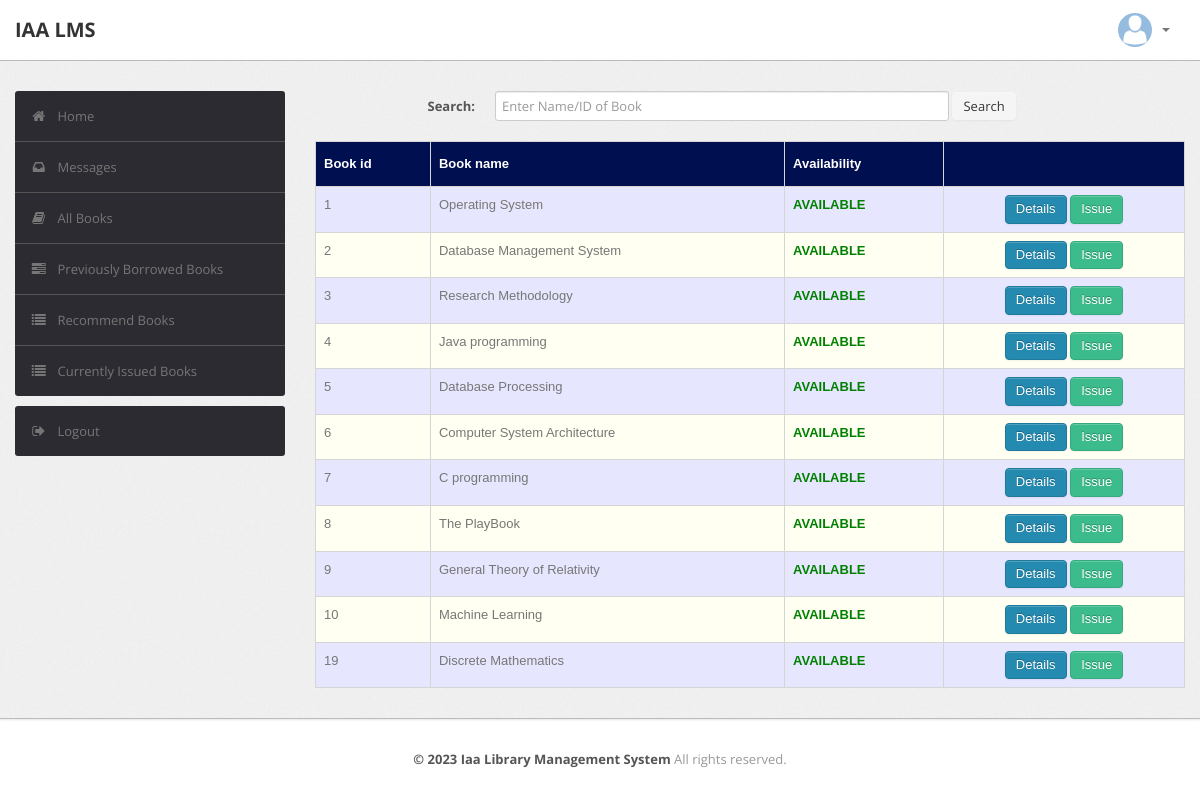
/student/book.php (signed in), run on the app's committed database.
### tables this page shows
CREATE TABLE `book` (
  `BookId` int(10) NOT NULL,
  `Title` varchar(50) DEFAULT NULL,
  `Publisher` varchar(50) DEFAULT NULL,
  `Year` varchar(50) DEFAULT NULL,
  `Availability` int(5) DEFAULT NULL
);

### student/book.php (the view, shortened to what this page needs)
<?php
require('dbconn.php');
?>
<?php
if ($_SESSION['RegNo']) {
    ?>
<!DOCTYPE html>
<html lang="en">
    <head>
        <link type="text/css" href="bootstrap/css/bootstrap.min.css" rel="stylesheet">
        <link type="text/css" href="bootstrap/css/bootstrap-responsive.min.css" rel="stylesheet">
        <link type="text/css" href="css/theme.css" rel="stylesheet">
        <link type="text/css" href="images/icons/css/font-awesome.css" rel="stylesheet">
    </head>
    <body>
        <div class="navbar navbar-fixed-top">
            <div class="navbar-inner">
                <div class="container">
                        <a class="brand" href="index.php">IAA LMS </a>
                    <div class="nav-collapse collapse navbar-inverse-collapse">
                        <ul class="nav pull-right">
                            <li class="nav-user dropdown"><a href="#" class="dropdown-toggle" data-toggle="dropdown">
                                <img src="images/icon.jpg" class="nav-avatar" />
                                <b class="caret"></b></a>
                            </li>
                        </ul>
                    </div>
                </div>
            </div>
        </div>
        <div class="wrapper">
            <div class="container">
                <div class="row">
                    <div class="span3">
                        <div class="sidebar">
                            <ul class="widget widget-menu unstyled">
                                <li class="active"><a href="index.php"><i class="menu-icon icon-home"></i>Home
                                </a></li>
                                 <li><a href="message.php"><i class="menu-icon icon-inbox"></i>Messages</a>
                                </li>
                                <li><a href="book.php"><i class="menu-icon icon-book"></i>All Books </a></li>
                                <li><a href="history.php"><i class="menu-icon icon-tasks"></i>Previously Borrowed Books </a></li>
                                <li><a href="recommendations.php"><i class="menu-icon icon-list"></i>Recommend Books </a></li>
                                <li><a href="current.php"><i class="menu-icon icon-list"></i>Currently Issued Books </a></li>
                            </ul>
                            <ul class="widget widget-menu unstyled">
                                <li><a href="logout.php"><i class="menu-icon icon-signout"></i>Logout </a></li>
                            </ul>
                        </div>
                    </div>
                    <div class="span9">
                        <form class="form-horizontal row-fluid" action="book.php" method="post">
                                        <div class="control-group">
                                            <label class="control-label" for="Search"><b>Search:</b></label>
                                            <div class="controls">
                                                <input type="text" id="title" name="title" placeholder="Enter Name/ID of Book" class="span8" required>
                                                <button type="submit" name="submit"class="btn">Search</button>
                                            </div>
                                        </div>
                                    </form>
                                    <br>
                                    <?php
                                    if(isset($_POST['submit']))
                                        {$s=$_POST['title'];
                                            $sql="select * from library.book where BookId='$s' or Title like '%$s%'";
                                        }
                                    else
                                        $sql="select * from library.book order by BookId ASC";
                                    $result=$conn->query($sql);
                                    $rowcount=mysqli_num_rows($result);
                                    if(!($rowcount))
                                        echo "<br><center><h2><b><i>No Results</i></b></h2></center>";
                                    else
                                    {
                                    ?>
                        <table class="table" id = "tables">
                                  <thead>
                                    <tr>
                                      <th>Book id</th>
                                      <th>Book name</th>
                                      <th>Availability</th>
                                      <th></th>
                                    </tr>
                                  </thead>
                                  <tbody>
                                    <?php
                            while($row=$result->fetch_assoc())
                            {
                                $bookid=$row['BookId'];
                                $name=$row['Title'];
                                $avail=$row['Availability'];
                            ?>
                                    <tr>
                                      <td><?php echo $bookid ?></td>
                                      <td><?php echo $name ?></td>
                                      <td><b><?php
                                           if($avail > 0)
                                              echo "<font color=\"green\">AVAILABLE</font>";
                                            else
                                            	echo "<font color=\"red\">NOT AVAILABLE</font>";
                                                 ?>
                                                 </b></td>
                                      <td><center><a href="bookdetails.php?id=<?php echo $bookid; ?>" class="btn btn-primary">Details</a>
                                      	<?php
                                      	if($avail > 0)
                                      		echo "<a href=\"issue_request.php?id=".$bookid."\" class=\"btn btn-success\">Issue</a>";
                                        ?>
                                        </center></td>
                                    </tr>
                               <?php }} ?>
                               </tbody>
                                </table>
                            </div>
                </div>
                </div>
            </div>
<center><div class="footer">
            <div class="container">
                <b class="copyright">&copy; 2023 Iaa Library Management System </b>All rights reserved.
            </div>
        </div></center>
    </body>
</html>
<?php }
else {
    echo "<script type='text/javascript'>alert('Access Denied!!!')</script>";
} ?>

### student/css/theme.css (style rules this page uses)
#tables { font-family: "Trebuchet MS", Arial, Helvetica, sans-serif; border-collapse: collapse; width: 100%; }
#tables td, #tables th { border: 1px solid #ddd; padding: 8px; }
#tables tr:nth-child(even) { background-color: #fffff2; }
#tables tr:nth-child(odd) { background-color: #e6e6ff; }
#tables th { padding-top: 12px; padding-bottom: 12px; text-align: left; background-color: #000F50; color: white; }
body { font-size: 13px; font-family: 'Open Sans', Arial, sans-serif; background: #fff; color: #777 }
strong, b { color: #555 }
.wrapper { background: url(../images/bg.png) #eee; border-bottom: 1px solid #bbb; -webkit-box-shadow: 0 1px 2px rgba(0,0,0,0.1); -moz-box-shadow: 0 1px 2px rgba(0,0,0,0.1); box-shadow: 0 1px 2px rgba(0,0,0,0.1); padding: 30px 0 }
.footer { color: #999; padding: 30px 0 60px }
form { margin: 0 }
select, textarea, input[type="text"], input[type="password"], input[type="datetime"], input[type="datetime-local"], input[type="date"], input[type="month"], input[type="time"], input[type="week"], input[type="number"], input[type="email"], input[type="url"], input[type="search"], input[type="tel"], input[type="color"], .uneditable-input, label, input, button, select, textarea { -webkit-border-radius: 3px; -moz-border-radius: 3px; border-radius: 3px; font-size: 13px; font-family: 'Open Sans', Tahoma, Arial, sans-serif }
body [class^="icon-"], body [class*=" icon-"] { font-size: 14px; line-height: 20px; height: 20px }
.form-horizontal .control-group, .form-vertical .control-group { margin-bottom: 0 }
.navbar { position: static!important; margin: 0!important }
.navbar .navbar-inner { background: #fff; border-bottom: 1px solid #bbb; -webkit-box-shadow: 0 1px 2px rgba(0,0,0,0.15); -moz-box-shadow: 0 1px 2px rgba(0,0,0,0.15); box-shadow: 0 1px 2px rgba(0,0,0,0.15) }
.navbar .brand { color: #333; font-weight: bold; font-size: 20px; margin-right: 20px; padding: 20px }
.navbar .nav>li>a { padding: 20px 15px; font-weight: bold; color: #777 }
.nav-user>a { height: 20px }
.nav-avatar { width: 34px; height: 34px; margin: -7px 5px 0 0; -webkit-border-radius: 50%; -moz-border-radius: 50%; border-radius: 50% }
.btn, .btn-box { -webkit-border-radius: 3px; -moz-border-radius: 3px; border-radius: 3px }
.btn { font-size: 13px; font-weight: 600 }
.btn { display: inline-block; margin-bottom: 0; font-weight: 400; text-align: center; vertical-align: middle; cursor: pointer; background-image: none; border: 1px solid transparent; white-space: nowrap; padding: 4px 10px; font-size: 13px; line-height: 1.42857; border-radius: 4px; -webkit-user-select: none; -moz-user-select: none; -ms-user-select: none; user-select: none }
.btn-primary { color: #fff; background-color: #248aaf; border-color: #20799a }
.btn-success { color: #fff; background-color: #3cbc8d; border-color: #36a97f }
.table { margin-bottom: 0 }
.table th, .table td { border-color: #d5d5d5!important }
.widget-menu { background: #fff; -webkit-border-radius: 3px; -moz-border-radius: 3px; border-radius: 3px; overflow: hidden }
.widget-menu a { color: #555; display: block; line-height: 20px; padding: 15px; text-decoration: none!important }
.widget-menu .menu-icon { margin-right: 10px; color: #767676; -webkit-transition: all .2s ease-in-out; -moz-transition: all .2s ease-in-out; transition: all .2s ease-in-out; }
.widget-menu>li+li { border-top: 1px solid #555 }
.widget-menu>li>a { background-color: #2d2b32; color: #767676; -webkit-transition: all .2s ease-in-out; -moz-transition: all .2s ease-in-out; transition: all .2s ease-in-out; }

### data on the page
book: BookId "1", Title "Operating System", Availability "AVAILABLE"
book: BookId "2", Title "Database Management System", Availability "AVAILABLE"
book: BookId "3", Title "Research Methodology", Availability "AVAILABLE"
book: BookId "4", Title "Java programming", Availability "AVAILABLE"
book: BookId "5", Title "Database Processing", Availability "AVAILABLE"
book: BookId "6", Title "Computer System Architecture", Availability "AVAILABLE"
book: BookId "7", Title "C programming", Availability "AVAILABLE"
book: BookId "8", Title "The PlayBook", Availability "AVAILABLE"
book: BookId "9", Title "General Theory of Relativity", Availability "AVAILABLE"
book: BookId "10", Title "Machine Learning", Availability "AVAILABLE"
book: BookId "19", Title "Discrete Mathematics", Availability "AVAILABLE"
